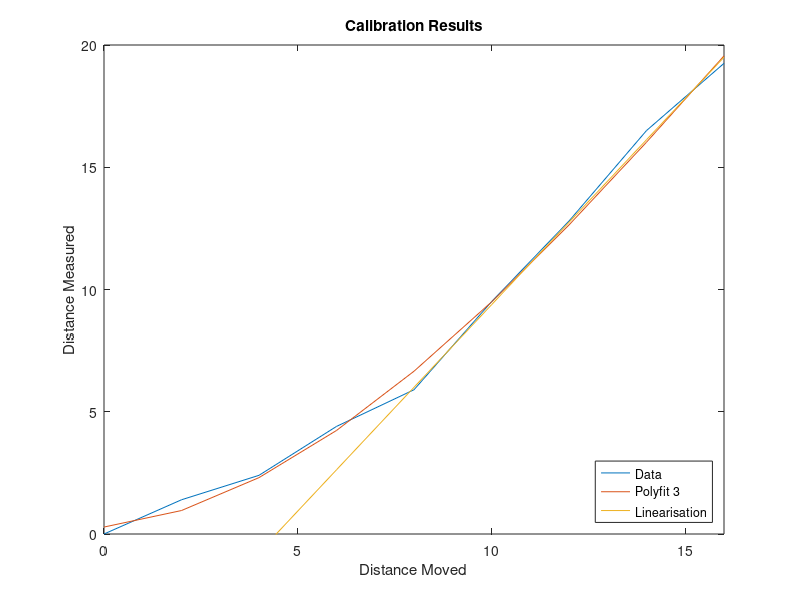

Source code (MATLAB):
close all;
clear all;

s=[0;1.4;2.4;4.4;5.9;9.5;12.8;16.5;19.25]; % factor 6
x=(0:2:16)';
p=polyfit(x,s,3);
q=polyfit(x,s,1);
y=polyval(p,x);
%z=polyval(q,x);
%m=[-1;2.5;6;9.5;13;16.5;20];
%n=[4;6;8;10;12;14;16];
l=27/16*x-7.5;
%c=s/6*(5.); % factor 5
plot(x,s,x,y,x,l);
xlim([0 16]);
ylim([0 20]);
xlabel('Distance Moved');
ylabel('Distance Measured');
title('Calibration Results');
legend('Data','Polyfit 3','Linearisation','Location','SouthEast');